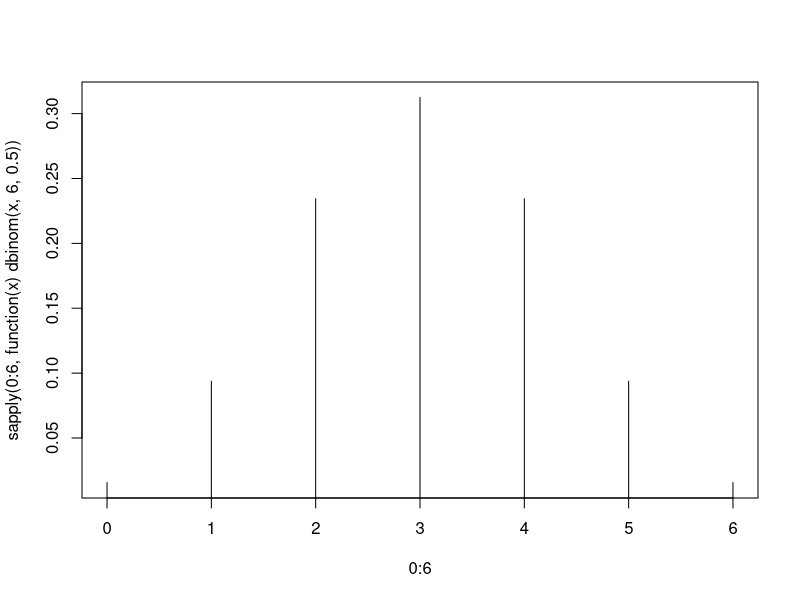
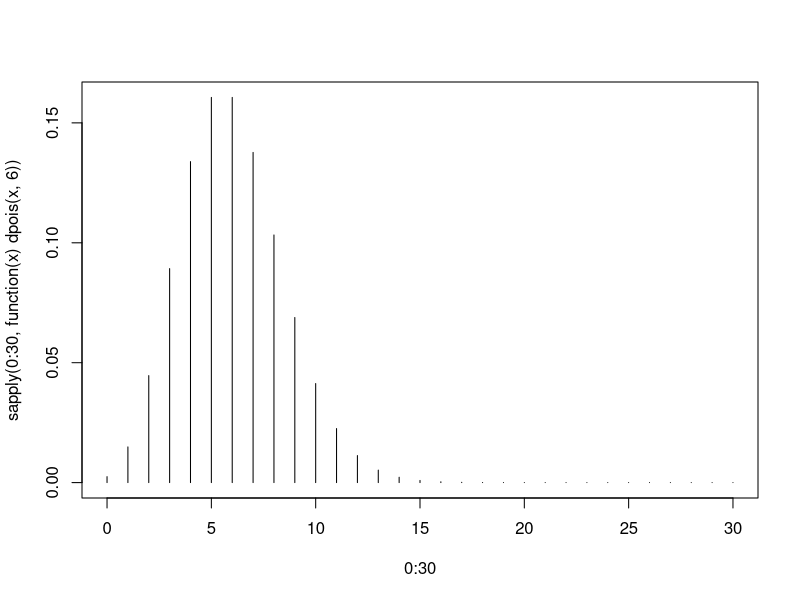
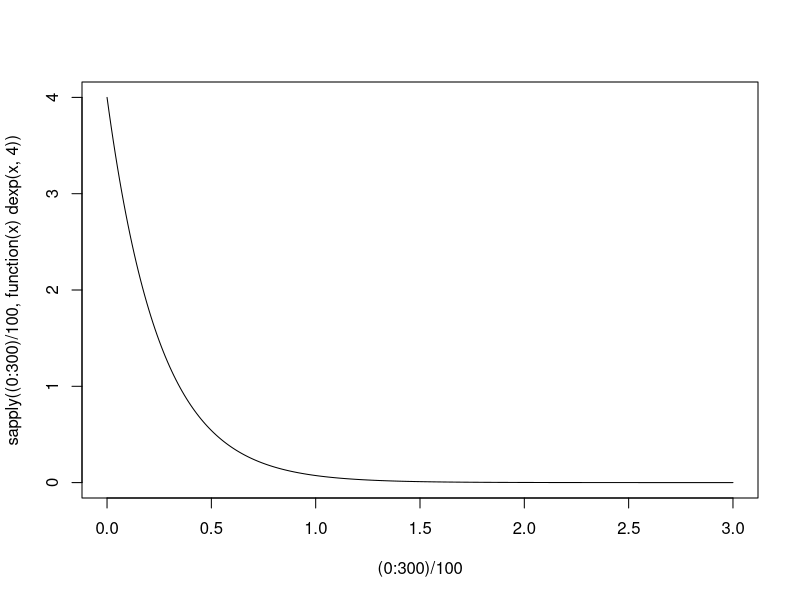

Reproduce these figures in R, in order.
#zadanie 1
rzutMoneta5Reszek <- dbinom(5, 6, 0.5)
reszki3LubWiecej <- 1 - pbinom(2, 6, 0.5)
od2Do4Reszek <- pbinom(4, 6, 0.5) - pbinom(1, 6, 0.5)
plot(0:6, sapply(0:6, function(x) dbinom(x, 6, 0.5)), type = "h")

#zadanie2
dpois(5, 6)
1 - ppois(3, 6)
ppois(5, 6) - ppois(2, 6)
plot(0:30, sapply(0:30, function(x) dpois(x, 6)), type="h") 
#największe prawdopodobieństwo że wypadnie ponad 5 samochodów na 2 tygodnie.

#zadanie3
punif(7, 4, 12)
punif(11, 4, 12) - punif(5, 4, 12)
1 - punif(10, 4, 12)
qunif(0.4, 4, 12)


#zadanie4
1 - pexp(0.5, 4)
pexp(1/3, 4)
pexp(80/60, 4) - pexp(2/3, 4)
qexp(0.8, 4)
plot((0:300)/100, sapply((0:300)/100, function(x) dexp(x, 4)), type = "l")


#zadanie5
1 - pnorm(180, 170, 12)
pnorm(165, 170, 12)
pnorm(190, 170, 12) - pnorm(150, 170, 12)
qnorm(0.9, 170, 12)


#zadanie6
dbinom(27, 180, 1/6)
1 - pbinom(31, 180, 1/6)
pbinom(28, 180, 1/6)
pbinom(33, 180, 1/6) - pbinom(24, 180, 1/6)

